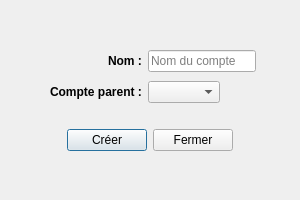
<?xml version="1.0" encoding="UTF-8"?>
<ui version="4.0">
 <class>CreationCompteCapitauxDialog</class>
 <widget class="QDialog" name="CreationCompteCapitauxDialog">
  <property name="geometry">
   <rect>
    <x>0</x>
    <y>0</y>
    <width>300</width>
    <height>200</height>
   </rect>
  </property>
  <property name="windowTitle">
   <string>Création d'un compte de capitaux</string>
  </property>
  <layout class="QVBoxLayout" name="verticalLayout">
   <item>
    <spacer name="verticalSpacer">
     <property name="orientation">
      <enum>Qt::Vertical</enum>
     </property>
     <property name="sizeType">
      <enum>QSizePolicy::MinimumExpanding</enum>
     </property>
     <property name="sizeHint" stdset="0">
      <size>
       <width>20</width>
       <height>20</height>
      </size>
     </property>
    </spacer>
   </item>
   <item>
    <layout class="QFormLayout" name="layoutInformationsCompteCapitaux">
     <property name="fieldGrowthPolicy">
      <enum>QFormLayout::FieldsStayAtSizeHint</enum>
     </property>
     <property name="labelAlignment">
      <set>Qt::AlignRight|Qt::AlignTrailing|Qt::AlignVCenter</set>
     </property>
     <property name="formAlignment">
      <set>Qt::AlignCenter</set>
     </property>
     <property name="verticalSpacing">
      <number>9</number>
     </property>
     <item row="0" column="0">
      <widget class="QLabel" name="labelNom">
       <property name="text">
        <string>&lt;html&gt;&lt;head/&gt;&lt;body&gt;&lt;p&gt;&lt;span style=&quot; font-weight:600;&quot;&gt;Nom :&lt;/span&gt;&lt;/p&gt;&lt;/body&gt;&lt;/html&gt;</string>
       </property>
      </widget>
     </item>
     <item row="0" column="1">
      <widget class="QLineEdit" name="textNom">
       <property name="sizePolicy">
        <sizepolicy hsizetype="Fixed" vsizetype="Fixed">
         <horstretch>0</horstretch>
         <verstretch>0</verstretch>
        </sizepolicy>
       </property>
       <property name="layoutDirection">
        <enum>Qt::RightToLeft</enum>
       </property>
       <property name="alignment">
        <set>Qt::AlignLeading|Qt::AlignLeft|Qt::AlignVCenter</set>
       </property>
       <property name="placeholderText">
        <string>Nom du compte</string>
       </property>
      </widget>
     </item>
     <item row="1" column="0">
      <widget class="QLabel" name="labelCompteParent">
       <property name="text">
        <string>&lt;html&gt;&lt;head/&gt;&lt;body&gt;&lt;p&gt;&lt;span style=&quot; font-weight:600;&quot;&gt;Compte parent :&lt;/span&gt;&lt;/p&gt;&lt;/body&gt;&lt;/html&gt;</string>
       </property>
      </widget>
     </item>
     <item row="1" column="1">
      <widget class="QComboBox" name="choixCompteParent"/>
     </item>
    </layout>
   </item>
   <item>
    <spacer name="verticalSpacer_3">
     <property name="orientation">
      <enum>Qt::Vertical</enum>
     </property>
     <property name="sizeType">
      <enum>QSizePolicy::Fixed</enum>
     </property>
     <property name="sizeHint" stdset="0">
      <size>
       <width>20</width>
       <height>20</height>
      </size>
     </property>
    </spacer>
   </item>
   <item>
    <layout class="QHBoxLayout" name="layoutBoutons">
     <item>
      <spacer name="horizontalSpacer_3">
       <property name="orientation">
        <enum>Qt::Horizontal</enum>
       </property>
       <property name="sizeHint" stdset="0">
        <size>
         <width>40</width>
         <height>20</height>
        </size>
       </property>
      </spacer>
     </item>
     <item>
      <widget class="QPushButton" name="boutonCreer">
       <property name="text">
        <string>Créer</string>
       </property>
      </widget>
     </item>
     <item>
      <widget class="QPushButton" name="boutonFermer">
       <property name="text">
        <string>Fermer</string>
       </property>
      </widget>
     </item>
     <item>
      <spacer name="horizontalSpacer_4">
       <property name="orientation">
        <enum>Qt::Horizontal</enum>
       </property>
       <property name="sizeHint" stdset="0">
        <size>
         <width>40</width>
         <height>20</height>
        </size>
       </property>
      </spacer>
     </item>
    </layout>
   </item>
   <item>
    <spacer name="verticalSpacer_2">
     <property name="orientation">
      <enum>Qt::Vertical</enum>
     </property>
     <property name="sizeType">
      <enum>QSizePolicy::MinimumExpanding</enum>
     </property>
     <property name="sizeHint" stdset="0">
      <size>
       <width>20</width>
       <height>20</height>
      </size>
     </property>
    </spacer>
   </item>
  </layout>
 </widget>
 <resources/>
 <connections/>
</ui>
